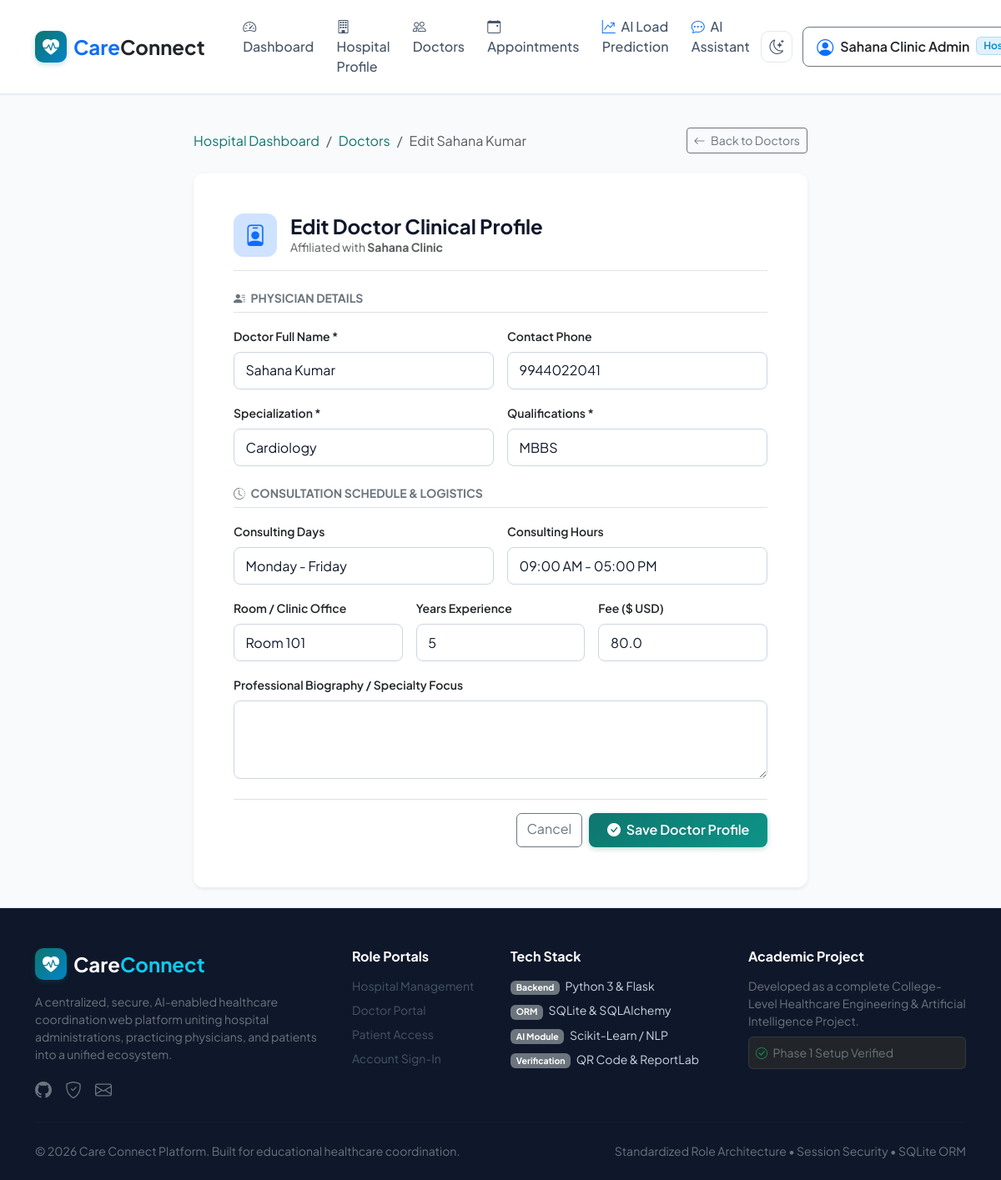
The page /hospital/doctors/4/edit (signed in) on the database its author committed.
### models/user.py (models this page shows, shortened)
class User(db.Model):
    __tablename__ = 'users'
    ROLE_HOSPITAL = 'hospital'
    ROLE_DOCTOR = 'doctor'
    ROLE_PATIENT = 'patient'
    ROLES = [ROLE_HOSPITAL, ROLE_DOCTOR, ROLE_PATIENT]
    id = db.Column(db.Integer, primary_key=True)
    username = db.Column(db.String(80), unique=True, nullable=False, index=True)
    email = db.Column(db.String(120), unique=True, nullable=False, index=True)
    password_hash = db.Column(db.String(255), nullable=False)
    role = db.Column(db.String(20), nullable=False)
    full_name = db.Column(db.String(120), nullable=False)
    phone = db.Column(db.String(20), nullable=True)
    is_active = db.Column(db.Boolean, default=True)
    created_at = db.Column(db.DateTime, default=lambda: datetime.now(timezone.utc))
    hospital_profile = db.relationship('Hospital', backref='user', uselist=False, cascade='all, delete-orphan')
    doctor_profile = db.relationship('Doctor', backref='user', uselist=False, cascade='all, delete-orphan')
    patient_profile = db.relationship('Patient', backref='user', uselist=False, cascade='all, delete-orphan')
    def is_hospital(self) -> bool:
        return self.role == self.ROLE_HOSPITAL
    def is_doctor(self) -> bool:
        return self.role == self.ROLE_DOCTOR
    def is_patient(self) -> bool:
        return self.role == self.ROLE_PATIENT

### models/hospital.py (models this page shows, shortened)
class Hospital(db.Model):
    __tablename__ = 'hospitals'
    id = db.Column(db.Integer, primary_key=True)
    user_id = db.Column(db.Integer, db.ForeignKey('users.id', ondelete='CASCADE'), nullable=False, unique=True)
    name = db.Column(db.String(150), nullable=False, index=True)
    registration_number = db.Column(db.String(50), unique=True, nullable=False)
    hospital_type = db.Column(db.String(100), default='General Hospital', nullable=False)
    address = db.Column(db.String(255), nullable=False)
    city = db.Column(db.String(100), nullable=False, index=True)
    contact_email = db.Column(db.String(120), nullable=True)
    contact_phone = db.Column(db.String(20), nullable=True)
    total_beds = db.Column(db.Integer, default=150)
    available_beds = db.Column(db.Integer, default=45)
    emergency_available = db.Column(db.Boolean, default=True)
    operational_status = db.Column(db.String(60), default='Normal Operations', nullable=False)
    daily_notice = db.Column(db.Text, nullable=True)
    doctors = db.relationship('Doctor', backref='hospital', lazy='dynamic')
    appointments = db.relationship('Appointment', backref='hospital', lazy='dynamic')

### models/doctor.py (models this page shows, shortened)
class Doctor(db.Model):
    __tablename__ = 'doctors'
    id = db.Column(db.Integer, primary_key=True)
    user_id = db.Column(db.Integer, db.ForeignKey('users.id', ondelete='CASCADE'), nullable=False, unique=True)
    hospital_id = db.Column(db.Integer, db.ForeignKey('hospitals.id', ondelete='SET NULL'), nullable=True)
    specialization = db.Column(db.String(100), nullable=False, index=True)
    qualification = db.Column(db.String(120), nullable=False)
    experience_years = db.Column(db.Integer, default=5)
    consultation_fee = db.Column(db.Float, default=50.0)
    is_available = db.Column(db.Boolean, default=True)
    available_days = db.Column(db.String(100), default="Monday - Friday")
    available_time = db.Column(db.String(60), default="09:00 AM - 05:00 PM")
    room_number = db.Column(db.String(20), default="Room 101")
    bio = db.Column(db.Text, nullable=True)
    appointments = db.relationship('Appointment', backref='doctor', lazy='dynamic')

### routes/hospital.py (the view, shortened to what this page needs)
@hospital_bp.route('/doctors/<int:doctor_id>/edit', methods=['GET', 'POST'])
@role_required(User.ROLE_HOSPITAL)
def edit_doctor(doctor_id):
    current_user = get_current_user()
    hospital = get_authenticated_hospital(current_user)
    doctor = db.session.get(Doctor, doctor_id)
    if not doctor or not hospital or doctor.hospital_id != hospital.id:
        flash('Unauthorized: Doctor record does not belong to your hospital facility.', 'danger')
        return redirect(url_for('hospital.doctors'))
    return render_template('dashboards/hospital_doctor_edit.html', doctor=doctor, hospital=hospital)

### templates/dashboards/hospital_doctor_edit.html (shortened to what this page needs)
{% extends 'base.html' %}
{% block content %}
<div class="container py-4">
    <div class="row justify-content-center">
        <div class="col-lg-8 col-md-10">
            <div class="d-flex justify-content-between align-items-center mb-4">
                <nav aria-label="breadcrumb">
                    <ol class="breadcrumb mb-0">
                        <li class="breadcrumb-item"><a href="{{ url_for('hospital.dashboard') }}">Hospital Dashboard</a></li>
                        <li class="breadcrumb-item"><a href="{{ url_for('hospital.doctors') }}">Doctors</a></li>
                        <li class="breadcrumb-item active" aria-current="page">Edit {{ doctor.user.full_name if doctor.user else "Doctor" }}</li>
                    </ol>
                </nav>
                <a href="{{ url_for('hospital.doctors') }}" class="btn btn-sm btn-outline-secondary">
                    <i class="bi bi-arrow-left me-1"></i> Back to Doctors
                </a>
            </div>
            <div class="card card-care shadow-sm p-4 p-md-5 border-0">
                <div class="d-flex align-items-center gap-3 mb-4 border-bottom pb-3">
                    <div class="stat-icon bg-primary-subtle text-primary" style="width: 52px; height: 52px; font-size: 1.6rem;">
                        <i class="bi bi-person-badge"></i>
                    </div>
                    <div>
                        <h4 class="fw-bold mb-0">Edit Doctor Clinical Profile</h4>
                        <p class="text-muted small mb-0">Affiliated with <strong>{{ hospital.name }}</strong></p>
                    </div>
                </div>
                <form method="POST" action="{{ url_for('hospital.edit_doctor', doctor_id=doctor.id) }}">
                    <h6 class="text-uppercase text-secondary fw-bold small mb-3 border-bottom pb-2">
                        <i class="bi bi-person-lines-fill me-1"></i> Physician Details
                    </h6>
                    <div class="row g-3 mb-3">
                        <div class="col-md-6">
                            <label for="full_name" class="form-label fw-semibold small">Doctor Full Name *</label>
                            <input type="text" class="form-control" id="full_name" name="full_name" value="{{ doctor.user.full_name if doctor.user else '' }}" required>
                        </div>
                        <div class="col-md-6">
                            <label for="phone" class="form-label fw-semibold small">Contact Phone</label>
                            <input type="text" class="form-control" id="phone" name="phone" value="{{ doctor.user.phone if doctor.user else '' }}">
                        </div>
                    </div>
                    <div class="row g-3 mb-3">
                        <div class="col-md-6">
                            <label for="specialization" class="form-label fw-semibold small">Specialization *</label>
                            <input type="text" class="form-control" id="specialization" name="specialization" value="{{ doctor.specialization }}" required>
                        </div>
                        <div class="col-md-6">
                            <label for="qualification" class="form-label fw-semibold small">Qualifications *</label>
                            <input type="text" class="form-control" id="qualification" name="qualification" value="{{ doctor.qualification }}" required>
                        </div>
                    </div>
                    <h6 class="text-uppercase text-secondary fw-bold small mb-3 border-bottom pb-2 mt-4">
                        <i class="bi bi-clock-history me-1"></i> Consultation Schedule & Logistics
                    </h6>
                    <div class="row g-3 mb-3">
                        <div class="col-md-6">
                            <label for="available_days" class="form-label fw-semibold small">Consulting Days</label>
                            <input type="text" class="form-control" id="available_days" name="available_days" value="{{ doctor.available_days }}" placeholder="e.g. Monday - Friday">
                        </div>
                        <div class="col-md-6">
                            <label for="available_time" class="form-label fw-semibold small">Consulting Hours</label>
                            <input type="text" class="form-control" id="available_time" name="available_time" value="{{ doctor.available_time }}" placeholder="e.g. 09:00 AM - 05:00 PM">
                        </div>
                    </div>
                    <div class="row g-3 mb-3">
                        <div class="col-md-4">
                            <label for="room_number" class="form-label fw-semibold small">Room / Clinic Office</label>
                            <input type="text" class="form-control" id="room_number" name="room_number" value="{{ doctor.room_number }}">
                        </div>
                        <div class="col-md-4">
                            <label for="experience_years" class="form-label fw-semibold small">Years Experience</label>
                            <input type="number" class="form-control" id="experience_years" name="experience_years" value="{{ doctor.experience_years }}" min="0">
                        </div>
                        <div class="col-md-4">
                            <label for="consultation_fee" class="form-label fw-semibold small">Fee ($ USD)</label>
                            <input type="number" class="form-control" id="consultation_fee" name="consultation_fee" value="{{ doctor.consultation_fee }}" min="0" step="5">
                        </div>
                    </div>
                    <div class="mb-4">
                        <label for="bio" class="form-label fw-semibold small">Professional Biography / Specialty Focus</label>
                        <textarea class="form-control" id="bio" name="bio" rows="3">{{ doctor.bio or '' }}</textarea>
                    </div>
                    <div class="d-flex justify-content-end gap-2 pt-3 border-top">
                        <a href="{{ url_for('hospital.doctors') }}" class="btn btn-outline-secondary">Cancel</a>
                        <button type="submit" class="btn btn-care">
                            <i class="bi bi-check-circle-fill me-1"></i> Save Doctor Profile
                        </button>
                    </div>
                </form>
            </div>
        </div>
    </div>
</div>
{% endblock %}

### templates/components/navbar.html (shortened to what this page needs)
<nav class="navbar navbar-expand-lg navbar-careconnect sticky-top">
    <div class="container">
        <a class="navbar-brand d-flex align-items-center gap-2 fw-bold text-dark" href="{{ url_for('main.index') }}">
            <div class="brand-badge">
                <i class="bi bi-heart-pulse-fill"></i>
            </div>
            <span class="fs-4 text-primary">Care<span class="text-dark">Connect</span></span>
        </a>
        <div class="collapse navbar-collapse" id="navbarContent">
            <ul class="navbar-nav me-auto mb-2 mb-lg-0 ms-lg-3">
                {% if not current_user %}
                    <li class="nav-item">
                        <a class="nav-link" href="{{ url_for('main.index') }}">
                            <i class="bi bi-house-door me-1" aria-hidden="true"></i> Home
                        </a>
                    </li>
                    <li class="nav-item">
                        <a class="nav-link" href="{{ url_for('main.about') }}">
                            <i class="bi bi-info-circle me-1" aria-hidden="true"></i> About & Architecture
                        </a>
                    </li>
                {% elif current_user.is_hospital() %}
                    <li class="nav-item">
                        <a class="nav-link" href="{{ url_for('hospital.dashboard') }}">
                            <i class="bi bi-speedometer2 me-1" aria-hidden="true"></i> Dashboard
                        </a>
                    </li>
                    <li class="nav-item">
                        <a class="nav-link" href="{{ url_for('hospital.profile') }}">
                            <i class="bi bi-building me-1" aria-hidden="true"></i> Hospital Profile
                        </a>
                    </li>
                    <li class="nav-item">
                        <a class="nav-link" href="{{ url_for('hospital.doctors') }}">
                            <i class="bi bi-people me-1" aria-hidden="true"></i> Doctors
                        </a>
                    </li>
                    <li class="nav-item">
                        <a class="nav-link" href="{{ url_for('hospital.appointments') }}">
                            <i class="bi bi-calendar-event me-1" aria-hidden="true"></i> Appointments
                        </a>
                    </li>
                    <li class="nav-item">
                        <a class="nav-link" href="{{ url_for('hospital.ai_load_prediction') }}">
                            <i class="bi bi-graph-up-arrow me-1 text-primary" aria-hidden="true"></i> AI Load Prediction
                        </a>
                    </li>
                    <li class="nav-item">
                        <a class="nav-link" href="{{ url_for('assistant.assistant') }}">
                            <i class="bi bi-chat-dots me-1 text-primary" aria-hidden="true"></i> AI Assistant
                        </a>
                    </li>
                {% endif %}
            </ul>
            <div class="d-flex align-items-center gap-2">
                <button type="button" class="btn-theme-toggle me-1" id="themeToggleBtn" aria-label="Switch to dark theme" title="Toggle Light / Dark Theme">
                    <i class="bi bi-moon-stars" id="themeIcon" aria-hidden="true"></i>
                </button>
                {% if current_user %}
                    <div class="dropdown">
                        <button class="btn btn-outline-secondary dropdown-toggle d-flex align-items-center gap-2 py-2 px-3 rounded-3" type="button" data-bs-toggle="dropdown" aria-expanded="false" aria-label="User account menu">
                            <i class="bi bi-person-circle fs-5 text-primary" aria-hidden="true"></i>
                            <span class="fw-semibold text-dark">{{ current_user.full_name }}</span>
                            {% if current_user.is_hospital() %}
                                <span class="badge badge-hospital">Hospital</span>
                            {% elif current_user.is_doctor() %}
                                <span class="badge badge-doctor">Doctor</span>
                            {% elif current_user.is_patient() %}
                                <span class="badge badge-patient">Patient</span>
                            {% endif %}
                        </button>
                    </div>
                {% endif %}
            </div>
        </div>
    </div>
</nav>

### rows shown on the page
User: full_name "Sahana Clinic Admin"
User: user "Sahana Kumar", full_name "Sahana Kumar", phone "9944022041"
Hospital: name "Sahana Clinic"
Doctor: specialization "Cardiology", qualification "MBBS", available_days "Monday - Friday", available_time "09:00 AM - 05:00 PM", room_number "Room 101", experience_years "5", consultation_fee "80.0"
